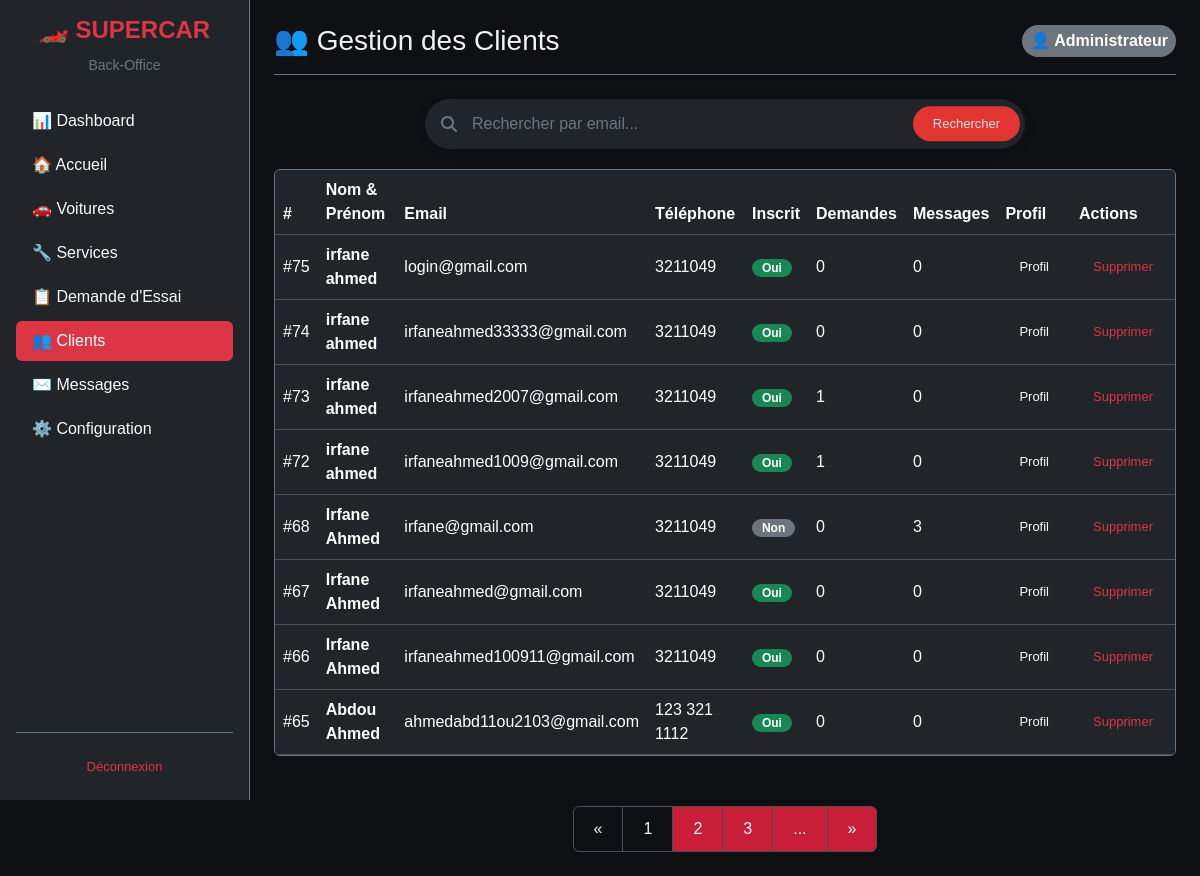
Screenshot of /code-source/admin/clients.php (signed in) with the database file from the repository.
### tables this page shows
CREATE TABLE `client` (
  `idClient` int(11) NOT NULL,
  `prenom` varchar(50) DEFAULT NULL,
  `email` varchar(100) DEFAULT NULL,
  `telephone` varchar(20) DEFAULT NULL,
  `nom` varchar(50) DEFAULT NULL,
  `inscrit` tinyint(1) DEFAULT 1,
  `dateInscription` date DEFAULT NULL
);

### code-source/admin/clients.php (the view, shortened to what this page needs)
<?php
require_once '../connexion/dbconnexion.php';
require_once 'admin_layout.php';
function h(String $v): string
{
  return htmlspecialchars((string)$v, ENT_QUOTES, 'UTF-8');
}
$search = '';
$where  = '';
$types  = '';
$params = [];
$countStmt = $conn->prepare("SELECT COUNT(*) AS nbClients FROM client c $where");
$countStmt->execute();
$nombreDeClients = (int)$countStmt->get_result()->fetch_assoc()['nbClients'];
$limit         = 8;
$nombreDePages = max(1, (int)ceil($nombreDeClients / $limit));
$page = 1;
$page   = min(max(1, $page), $nombreDePages);
$offset = ($page - 1) * $limit;
$stmt = $conn->prepare("
  SELECT c.idClient, c.nom, c.prenom, c.email, c.telephone, c.dateInscription, c.inscrit,
         COUNT(DISTINCT d.idDemande)  AS nb_demandes,
         COUNT(DISTINCT co.idContact) AS nb_messages
  FROM client c
  LEFT JOIN demande_d_essai d ON d.idClient = c.idClient
  LEFT JOIN contact co        ON co.idClient = c.idClient
  $where
  GROUP BY c.idClient
  ORDER BY c.dateInscription DESC
  LIMIT ? OFFSET ?
");
$bindTypes  = $types . 'ii';
$bindParams = array_merge($params, [$limit, $offset]);
$stmt->bind_param($bindTypes, ...$bindParams);
$stmt->execute();
$clients = $stmt->get_result()->fetch_all(MYSQLI_ASSOC);
?>
<!DOCTYPE html>
<html lang="fr" data-bs-theme="dark">
<head>
  <link href="https://cdn.jsdelivr.net/npm/bootstrap@5.3.3/dist/css/bootstrap.min.css" rel="stylesheet" />
  <link rel="stylesheet" href="https://cdnjs.cloudflare.com/ajax/libs/font-awesome/6.5.1/css/all.min.css" />
  <link rel="stylesheet" href="admin.css" />
</head>
<body>
  <div class="admin-layout d-flex flex-column flex-lg-row">
    <?= get_sidebar('clients') ?>
    <main class="admin-main flex-grow-1 p-3 p-md-4">
      <div class="d-flex flex-wrap justify-content-between align-items-center mb-4 gap-2 border-bottom border-secondary pb-3">
        <h1 class="h3 m-0">👥 Gestion des Clients</h1>
        <div class="badge bg-secondary p-2 fs-6">👤 <?= h($_SESSION['admin_nom'] ?? '') ?></div>
      </div>
      <div class="search">
        <form method="GET">
          <div class="search-wrapper">
            <div class="search-box dark">
              <i class="fas fa-search search-icon"></i>
              <input type="text" class="form-control search-input" name="recherche"
                value="<?= h($search) ?>" placeholder="Rechercher par email...">
              <button type="submit" class="btn search-button">Rechercher</button>
            </div>
          </div>
        </form>
      </div>
      <div class="table-responsive card bg-dark border-secondary">
        <table class="table table-dark table-hover align-middle mb-0">
          <thead>
            <tr>
              <th>#</th>
              <th>Nom & Prénom</th>
              <th>Email</th>
              <th>Téléphone</th>
              <th>Inscrit</th>
              <th>Demandes</th>
              <th>Messages</th>
              <th>Profil</th>
              <th>Actions</th>
            </tr>
          </thead>
          <tbody>
            <?php if (empty($clients)): ?>
              <tr>
                <td colspan="9" class="text-center text-secondary py-4">
                  <?= $search !== '' ? 'Aucun client ne correspond à votre recherche' : 'Aucun client inscrit' ?>
                </td>
              </tr>
            <?php else: ?>
              <?php foreach ($clients as $c): ?>
                <tr>
                  <td>#<?= (int)$c['idClient'] ?></td>
                  <td class="fw-bold"><?= h(trim(($c['prenom'] ?? '') . ' ' . ($c['nom'] ?? ''))) ?></td>
                  <td><?= h($c['email'] ?? '—') ?></td>
                  <td><?= h($c['telephone'] ?? '—') ?></td>
                  <td>
                    <?php if ($c['inscrit'] == 1): ?>
                      <span class="badge bg-success">Oui</span>
                    <?php else: ?>
                      <span class="badge bg-secondary">Non</span>
                    <?php endif; ?>
                  </td>
                  <td><?= (int)$c['nb_demandes'] ?></td>
                  <td><?= (int)$c['nb_messages'] ?></td>
                  <td>
                    <a href="client_profil.php?id=<?= (int)$c['idClient'] ?>" class="btn btn-outline-light btn-sm">Profil</a>
                  </td>
                  <td>
                    <form method="POST" onsubmit="return confirm('Supprimer ce client ainsi que ses demandes et messages ?')">
                      <button type="submit" class="btn btn-outline-danger btn-sm">Supprimer</button>
                    </form>
                  </td>
                </tr>
              <?php endforeach; ?>
            <?php endif; ?>
          </tbody>
        </table>
      </div>
      <div class="pagination-wrapper overflow-auto">
        <nav aria-label="Navigation des pages">
          <ul class="pagination justify-content-center flex-wrap mb-0">
            <?php $queryParams = $_GET; ?>
            <?php
            $prevPage = max(1, $page - 1);
            $queryParams['page'] = $prevPage;
            ?>
            <li class="page-item <?= $page <= 1 ? 'disabled' : '' ?>">
              <a class="page-link" href="?<?= http_build_query($queryParams) ?>" aria-label="Previous">
                <span aria-hidden="true">&laquo;</span>
              </a>
            </li>
            <?php for ($i = 0; $i <= 2; $i++): ?>
              <?php
              $numeroPage = $page + $i;
              $queryParams['page'] = $numeroPage;
              ?>
              <li class="page-item <?= $numeroPage === $page ? 'disabled' : '' ?>">
                <a href="?<?= http_build_query($queryParams) ?>" class="page-link">
                  <?= $numeroPage ?>
                </a>
              </li>
            <?php endfor; ?>
            <?php if ($page + 3 <= $nombreDePages): ?>
              <?php $queryParams['page'] = $page + 3; ?>
              <li class="page-item">
                <a href="?<?= http_build_query($queryParams) ?>" class="page-link">...</a>
              </li>
            <?php endif; ?>
            <?php
            $nextPage = min($nombreDePages, $page + 1);
            $queryParams['page'] = $nextPage;
            ?>
            <li class="page-item <?= $page >= $nombreDePages ? 'disabled' : '' ?>">
              <a class="page-link" href="?<?= http_build_query($queryParams) ?>" aria-label="Next">
                <span aria-hidden="true">&raquo;</span>
              </a>
            </li>
          </ul>
        </nav>
      </div>
    </main>
  </div>
</body>
</html>

### code-source/admin/admin.css (style rules this page uses)
:root { --bg: #0f1014; --panel: #171922; --accent: #c81e3a; --cyan: #1e7bc8; --text: #f2f2f2; --muted: #9aa0a6; --green: #22c55e; --orange: #f59e0b; --mobile-width: 600px; }
* { box-sizing: border-box; font-family: Arial, Helvetica, sans-serif; margin: 0; padding: 0; }
body { background: var(--bg); color: var(--text); }
.admin-layout { display: flex; flex-direction: column; min-height: 100vh; }
@media (min-width: 992px) { .admin-layout { flex-direction: row; } }
.admin-main { flex-grow: 1; width: 100%; overflow-x: hidden; }
.admin-table-container, .table-responsive { width: 100%; overflow-x: auto; -webkit-overflow-scrolling: touch; }
.admin-main { padding: 32px 36px; }
.btn { padding: 8px 14px; border-radius: 6px; border: none; cursor: pointer; font-size: 13px; font-weight: 500; transition: opacity .15s; }
.badge { display: inline-block; padding: 3px 10px; border-radius: 20px; font-size: 12px; font-weight: 600; }
.pagination { display: flex; justify-content: center; align-items: center; margin-top: 50px; width: 100%; }
.pagination a { text-decoration: none; color: white; background: var(--accent); padding: 10px 20px; }
.search-wrapper { max-width: 600px; margin: 20px auto; }
.search-box { position: relative; box-shadow: 0 2px 15px rgba(0, 0, 0, 0.05); border-radius: 50px; transition: all 0.3s ease; }
.search-input { border-radius: 50px; padding-left: 45px; padding-right: 20px; border: 2px solid transparent; transition: all 0.3s ease; height: 50px; }
.search-icon { position: absolute; left: 16px; top: 50%; transform: translateY(-50%); color: #6c757d; z-index: 10; }
.search-button { position: absolute; right: 5px; top: 50%; transform: translateY(-50%); border-radius: 50px; padding: 8px 20px; background-color: #e13532; transition: all 0.3s ease; }
.search-box.dark { background-color: #212529; }
.search-box.dark .search-input { background-color: #212529; color: #fff; }
.search-box.dark .search-input::placeholder { color: #6c757d; }
.search-box.dark .search-icon { color: #6c757d; }
.pagination .page-item.disabled .page-link { color: inherit; background-color: transparent; opacity: 1; pointer-events: none; }

### rows the page displays
client: idClient "75", prenom+nom "irfane ahmed", email "login@gmail.com", telephone "3211049", inscrit "Oui", nb_demandes "0", nb_messages "0"
client: idClient "74", prenom+nom "irfane ahmed", email "irfaneahmed33333@gmail.com", telephone "3211049", inscrit "Oui", nb_demandes "0", nb_messages "0"
client: idClient "73", prenom+nom "irfane ahmed", email "irfaneahmed2007@gmail.com", telephone "3211049", inscrit "Oui", nb_demandes "1", nb_messages "0"
client: idClient "72", prenom+nom "irfane ahmed", email "irfaneahmed1009@gmail.com", telephone "3211049", inscrit "Oui", nb_demandes "1", nb_messages "0"
client: idClient "68", prenom+nom "Irfane Ahmed", email "irfane@gmail.com", telephone "3211049", inscrit "Non", nb_demandes "0", nb_messages "3"
client: idClient "67", prenom+nom "Irfane Ahmed", email "irfaneahmed@gmail.com", telephone "3211049", inscrit "Oui", nb_demandes "0", nb_messages "0"
client: idClient "66", prenom+nom "Irfane Ahmed", email "irfaneahmed100911@gmail.com", telephone "3211049", inscrit "Oui", nb_demandes "0", nb_messages "0"
client: idClient "65", prenom+nom "Abdou Ahmed", email "ahmedabd11ou2103@gmail.com", telephone "123 321 1112", inscrit "Oui", nb_demandes "0", nb_messages "0"

### other values shown
$item['label'] "📊 Dashboard"
$item['label'] "🏠 Accueil"
$item['label'] "🚗 Voitures"
$item['label'] "🔧 Services"
$item['label'] "📋 Demande d'Essai"
$item['label'] "👥 Clients"
$item['label'] "✉️ Messages"
$item['label'] "⚙️ Configuration"
$_SESSION['admin_nom'] "Administrateur"
$numeroPage "1"
$numeroPage "2"
$numeroPage "3"
